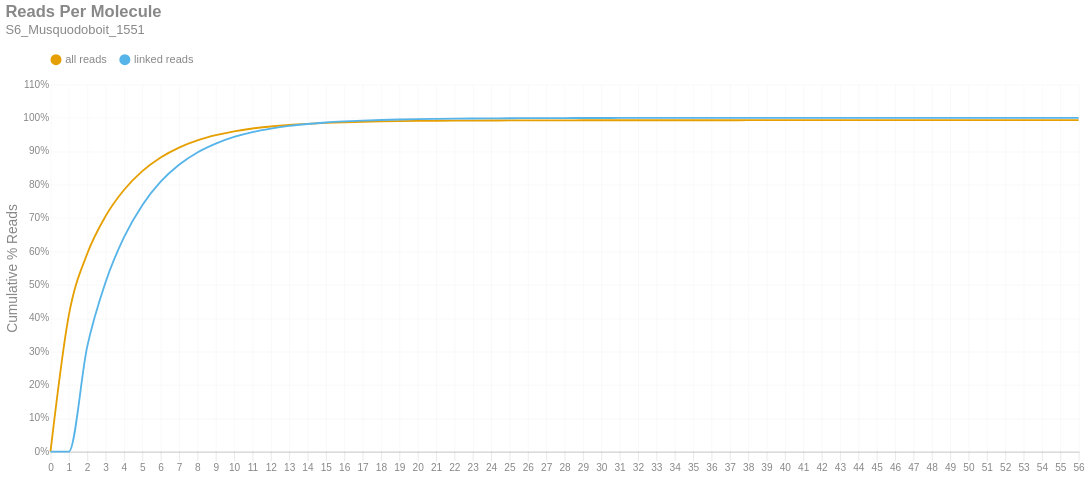

This figure's notebook cell:
### Markdown cell above
### Reads per Molecule
This chart shows the cumulative distribution of the number of reads per linked molecule. That is, how many alignments are associated with a unique molecule. This excludes the number of reads associated with invalid or absent linked-read barcodes. The `linked` histogram is the percentages recalculated when disregarding singletons.

### Code cell
if SKIPLR:
    print_html(f"Skipped")
else:
    counts = np.bincount(valids['reads'].cast(pl.Int64).to_numpy())
    weighted = counts * np.arange(len(counts))
    all_perc = weighted / n_reads
    linked_perc = weighted / n_linked_reads
    linked_perc[1] = 0
    binned_df = pl.DataFrame({
        'readsper': list(range(len(counts))),
        'all reads (cumsum)': np.cumsum(all_perc).tolist(),
        'linked reads (cumsum)': np.cumsum(linked_perc).tolist(),
    })

    with SafeRender(binned_df):
        (
            density_plot(binned_df, 'Reads Per Molecule', samplename, 'readspmol')
            .encode(
                x=alt.X('readsper:O', title=None).axis(labelAngle=0).scale(padding=0),
                y=alt.Y('value:Q', title='Cumulative % Reads').axis(format='%').stack(False),
                color=alt.Color("key:N").scale(domain=["all reads", "linked reads"]),
                tooltip=[
                    alt.Tooltip("key:N", title="Data Type"),
                    alt.Tooltip("readsper:O", title="Reads Per Molecule"),
                    alt.Tooltip("value:Q", format=".2%", title="% Reads (Cum.)")
                ]            
            )
        ).display()

### Figure 1 — Vega-Lite specification as saved in the notebook (floating-point values rounded to 4 significant figures)
{"width": "container", "height": 400, "config": {"title": {"anchor": "start", "dy": -15, "fontSize": 18, "color": "#888888", "subtitleColor": "#888888", "subtitleFontSize": 14}, "arc": {"fill": "#0072B2"}, "axis": {"domainColor": "#888888", "domainWidth": 0.5, "gridWidth": 0.2, "grid": false, "titleFontWeight": 400, "titleFontSize": 15, "labelFontSize": 11, "labelColor": "#888888", "tickColor": "#888888", "tickWidth": 0.2, "titleColor": "#888888"}, "axisBand": {"grid": false}, "axisX": {"grid": true, "tickSize": 10, "domainCap": "round"}, "axisY": {"domain": false, "grid": true, "tickSize": 0, "domainCap": "round"}, "background": "transparent", "header": {"labelFontSize": 15, "labelColor": "#888888", "titleFontSize": 15, "titleFontWeight": 600, "titleColor": "#888888"}, "legend": {"labelFont": "sans-serif", "labelFontSize": 12, "labelColor": "#888888", "symbolSize": 100, "symbolType": "circle", "titleFontSize": 12, "titlePadding": 10, "titleColor": "#888888", "title": null, "orient": "top"}, "range": {"category": ["#E69F00", "#56B4E9", "#009E73", "#F0E442", "#0072B2", "#D55E00", "#CC79A7", "#000000"], "diverging": ["#cfe8f3", "#a2d4ec", "#73bfe2", "#46abdb", "#1696d2", "#12719e"]}, "area": {"fill": "#0072B2", "fillOpacity": 0.7, "line": true, "strokeOpacity": 0.7}, "line": {"color": "#0072B2", "stroke": "#0072B2", "strokeWidth": 2}, "trail": {"color": "#0072B2", "stroke": "#0072B2", "strokeWidth": 0, "size": 1}, "point": {"filled": true, "fillOpacity": 1.0, "size": 95}, "text": {"color": "#888888", "fontSize": 11, "align": "right", "fontWeight": 400, "size": 11}, "bar": {"fill": "#0072B2", "stroke": null}, "view": {"stroke": null, "continuousWidth": 660, "continuousHeight": 400}}, "data": {"name": "data-f225e066355247b8a324e109cf314d48"}, "mark": {"type": "line", "interpolate": "monotone", "point": {"opacity": 0, "size": 275}}, "encoding": {"color": {"field": "key", "scale": {"domain": ["all reads", "linked reads"]}, "type": "nominal"}, "tooltip": [{"field": "key", "title": "Data Type", "type": "nominal"}, {"field": "readsper", "title": "Reads Per Molecule", "type": "ordinal"}, {"field": "value", "format": ".2%", "title": "% Reads (Cum.)", "type": "quantitative"}], "x": {"axis": {"labelAngle": 0}, "field": "readsper", "scale": {"padding": 0}, "title": null, "type": "ordinal"}, "y": {"axis": {"format": "%"}, "field": "value", "stack": false, "title": "Cumulative % Reads", "type": "quantitative"}}, "params": [{"name": "param_c36ac31b6afebe62", "select": {"type": "point", "fields": ["key"]}, "bind": "legend"}], "title": {"text": "Reads Per Molecule", "subtitle": "S6_Musquodoboit_1551"}, "transform": [{"fold": ["all reads (cumsum)", "linked reads (cumsum)"]}, {"calculate": "replace(datum.key, ' (cumsum)', '')", "as": "key"}, {"filter": {"param": "param_c36ac31b6afebe62"}}], "usermeta": {"embedOptions": {"downloadFileName": "S6_Musquodoboit_1551.readspmol"}}, "$schema": "https://vega.github.io/schema/vega-lite/v6.1.0.json", "datasets": {"data-f225e066355247b8a324e109cf314d48": [{"readsper": 0, "all reads (cumsum)": 0.0, "linked reads (cumsum)": 0.0}, {"readsper": 1, "all reads (cumsum)": 0.4091, "linked reads (cumsum)": 0.0}, {"readsper": 2, "all reads (cumsum)": 0.5927, "linked reads (cumsum)": 0.3146}, {"readsper": 3, "all reads (cumsum)": 0.7055, "linked reads (cumsum)": 0.5077}, {"readsper": 4, "all reads (cumsum)": 0.7838, "linked reads (cumsum)": 0.6418}, {"readsper": 5, "all reads (cumsum)": 0.8402, "linked reads (cumsum)": 0.7384}, {"readsper": 6, "all reads (cumsum)": 0.8812, "linked reads (cumsum)": 0.8086}, {"readsper": 7, "all reads (cumsum)": 0.9109, "linked reads (cumsum)": 0.8595}, {"readsper": 8, "all reads (cumsum)": 0.9324, "linked reads (cumsum)": 0.8963}, {"readsper": 9, "all reads (cumsum)": 0.948, "linked reads (cumsum)": 0.9229}, {"readsper": 10, "all reads (cumsum)": 0.9596, "linked reads (cumsum)": 0.9429}, {"readsper": 11, "all reads (cumsum)": 0.968, "linked reads (cumsum)": 0.9573}, {"readsper": 12, "all reads (cumsum)": 0.9741, "linked reads (cumsum)": 0.9677}, {"readsper": 13, "all reads (cumsum)": 0.9788, "linked reads (cumsum)": 0.9757}, {"readsper": 14, "all reads (cumsum)": 0.9822, "linked reads (cumsum)": 0.9815}, {"readsper": 15, "all reads (cumsum)": 0.9848, "linked reads (cumsum)": 0.986}, {"readsper": 16, "all reads (cumsum)": 0.9867, "linked reads (cumsum)": 0.9892}, {"readsper": 17, "all reads (cumsum)": 0.9881, "linked reads (cumsum)": 0.9917}, {"readsper": 18, "all reads (cumsum)": 0.9892, "linked reads (cumsum)": 0.9936}, {"readsper": 19, "all reads (cumsum)": 0.9901, "linked reads (cumsum)": 0.9951}, {"readsper": 20, "all reads (cumsum)": 0.9907, "linked reads (cumsum)": 0.9962}, {"readsper": 21, "all reads (cumsum)": 0.9912, "linked reads (cumsum)": 0.9969}, {"readsper": 22, "all reads (cumsum)": 0.9915, "linked reads (cumsum)": 0.9975}, {"readsper": 23, "all reads (cumsum)": 0.9918, "linked reads (cumsum)": 0.9981}, {"readsper": 24, "all reads (cumsum)": 0.992, "linked reads (cumsum)": 0.9984}, {"readsper": 25, "all reads (cumsum)": 0.9923, "linked reads (cumsum)": 0.9988}, {"readsper": 26, "all reads (cumsum)": 0.9924, "linked reads (cumsum)": 0.9991}, {"readsper": 27, "all reads (cumsum)": 0.9925, "linked reads (cumsum)": 0.9993}, {"readsper": 28, "all reads (cumsum)": 0.9926, "linked reads (cumsum)": 0.9994}, {"readsper": 29, "all reads (cumsum)": 0.9927, "linked reads (cumsum)": 0.9995}, {"readsper": 30, "all reads (cumsum)": 0.9927, "linked reads (cumsum)": 0.9996}, {"readsper": 31, "all reads (cumsum)": 0.9928, "linked reads (cumsum)": 0.9997}, {"readsper": 32, "all reads (cumsum)": 0.9928, "linked reads (cumsum)": 0.9997}, {"readsper": 33, "all reads (cumsum)": 0.9928, "linked reads (cumsum)": 0.9998}, {"readsper": 34, "all reads (cumsum)": 0.9928, "linked reads (cumsum)": 0.9998}, {"readsper": 35, "all reads (cumsum)": 0.9929, "linked reads (cumsum)": 0.9998}, {"readsper": 36, "all reads (cumsum)": 0.9929, "linked reads (cumsum)": 0.9998}, {"readsper": 37, "all reads (cumsum)": 0.9929, "linked reads (cumsum)": 0.9999}, {"readsper": 38, "all reads (cumsum)": 0.9929, "linked reads (cumsum)": 0.9999}, {"readsper": 39, "all reads (cumsum)": 0.9929, "linked reads (cumsum)": 0.9999}, {"readsper": 40, "all reads (cumsum)": 0.9929, "linked reads (cumsum)": 0.9999}, {"readsper": 41, "all reads (cumsum)": 0.9929, "linked reads (cumsum)": 0.9999}, {"readsper": 42, "all reads (cumsum)": 0.9929, "linked reads (cumsum)": 0.9999}, {"readsper": 43, "all reads (cumsum)": 0.9929, "linked reads (cumsum)": 1.0}, {"readsper": 44, "all reads (cumsum)": 0.9929, "linked reads (cumsum)": 1.0}, {"readsper": 45, "all reads (cumsum)": 0.993, "linked reads (cumsum)": 1.0}, {"readsper": 46, "all reads (cumsum)": 0.993, "linked reads (cumsum)": 1.0}, {"readsper": 47, "all reads (cumsum)": 0.993, "linked reads (cumsum)": 1.0}, {"readsper": 48, "all reads (cumsum)": 0.993, "linked reads (cumsum)": 1.0}, {"readsper": 49, "all reads (cumsum)": 0.993, "linked reads (cumsum)": 1.0}, {"readsper": 50, "all reads (cumsum)": 0.993, "linked reads (cumsum)": 1.0}, {"readsper": 51, "all reads (cumsum)": 0.993, "linked reads (cumsum)": 1.0}, {"readsper": 52, "all reads (cumsum)": 0.993, "linked reads (cumsum)": 1.0}, {"readsper": 53, "all reads (cumsum)": 0.993, "linked reads (cumsum)": 1.0}, {"readsper": 54, "all reads (cumsum)": 0.993, "linked reads (cumsum)": 1.0}, {"readsper": 55, "all reads (cumsum)": 0.993, "linked reads (cumsum)": 1.0}, {"readsper": 56, "all reads (cumsum)": 0.993, "linked reads (cumsum)": 1.0}]}}
